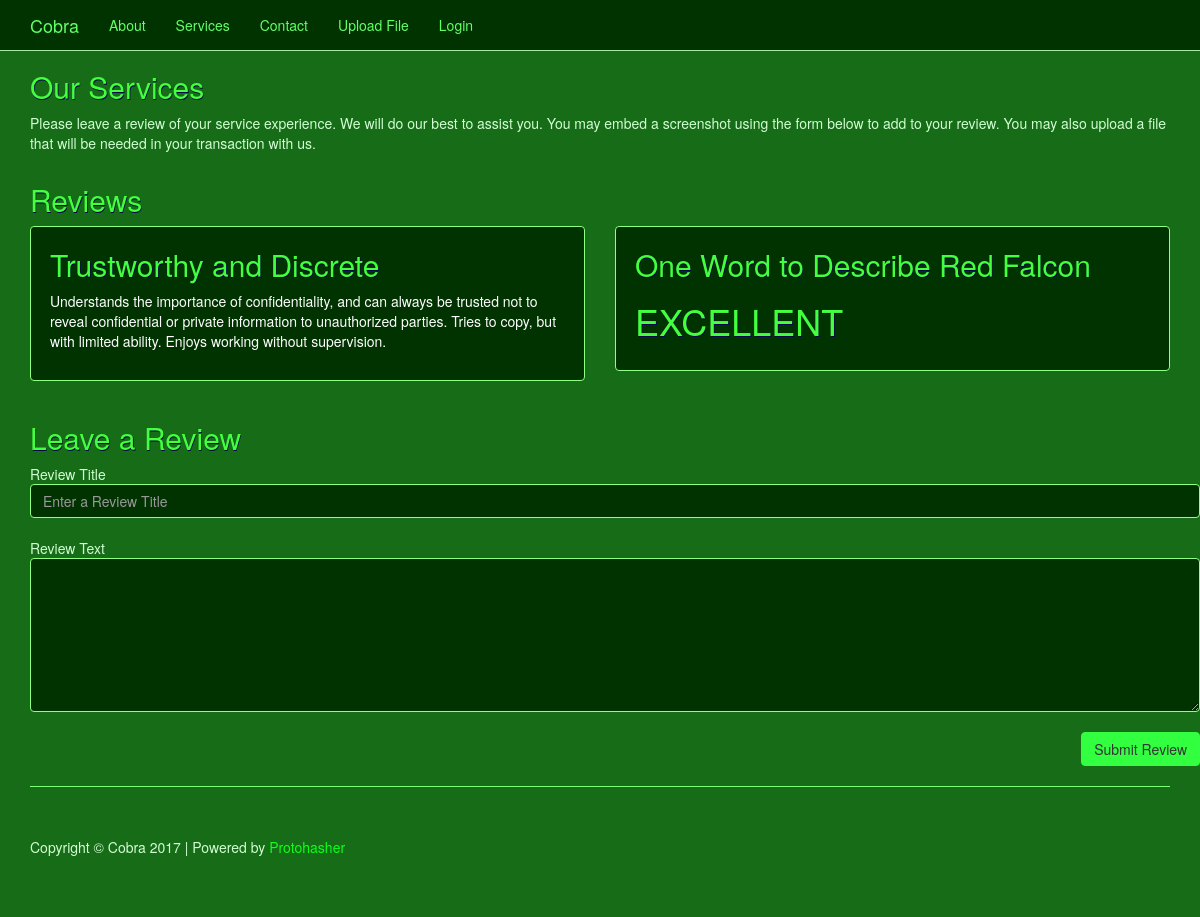
/services.php, run on the app's committed database.
### tables this page shows
CREATE TABLE `review` (
  `reviewID` int(11) NOT NULL AUTO_INCREMENT,
  `reviewTitle` varchar(255) DEFAULT NULL,
  `reviewText` varchar(255) DEFAULT NULL,
  `dateCreated` datetime DEFAULT NULL,
  PRIMARY KEY (`reviewID`)
);

### com/capstone/model/reviewManager.php (called while the page is built, shortened)
<?php
$settings = new SettingsManager();
class ReviewManager {
	public function getReviews() {
		global $settings;
		$conn = new mysqli($settings->get('db_servername'), $settings->get('db_username'), $settings->get('db_password'), $settings->get('db_name'));
		$sql = "SELECT * FROM review";
		$conn->multi_query($sql);
		$result = mysqli_store_result($conn);
		return $result;
	}
}

### public/services.php (the view, shortened to what this page needs)
<?php
	require '../com/capstone/model/reviewManager.php';
	$reviewManager = new ReviewManager();
	$reviews = $reviewManager->getReviews();
?>
<?php include "includes/header.php"; ?>
<div class="row">
	<div class="col-sm-12">
		<h2>Our Services</h2>
		<p>
			Please leave a review of your service experience. We will do our best to assist you. You may embed a screenshot using the form below to add to your review. You may also upload a file that will be needed in your transaction with us.
		</p>
	</div>
</div>
<h2>Reviews</h2>
<div class="row">
	<?php while($row = $reviews->fetch_assoc()) { ?>
		<div class="col-sm-6">
			<div class="well">
				<h2><?php echo $row["reviewTitle"] ?></h2>
				<p><?php echo $row["reviewText"] ?></p>
			</div>
		</div>
	<?php } ?>
</div>
<h2>Leave a Review</h2>
<div class="container">
	<form name="reviewForm" id="reviewForm" action="" method="post">
		<div class="row" >
			<label for="reviewTitle">Review Title</label>
			<input type="text" name="reviewTitle" id="reviewTitle" class="form-control" value="" required="true" placeholder="Enter a Review Title" />
			<br/>
			<label for="reviewTitle">Review Text</label>
			<textarea name="reviewText" id="reviewText" class="form-control" rows="7" required="true"></textarea>
			<br/>
		</div>
		<div class="row" style="text-align: right;">
			<button type="submit" class="btn btn-primary">Submit Review</button>
		</div>
	</form>
</div>
<?php include "includes/footer.php"; ?>

### public/css/business-frontpage.css (style rules this page uses)
body { padding-top: 50px; }
.well h2 { margin-top: 2px; }
label { margin: 0; font-weight: normal; }
.btn { vertical-align: bottom; }
#cobra { background-color: rgb(23, 108, 24); color: #d2ffd3; }
#cobra h1, #cobra h2 { color: #44ff3d; text-shadow: 0.02em 0.02em 0.01em #000548; }
#cobra .btn-default, #cobra .btn { background-color: #31ff3f; color: #333; border: 1px solid #31ff3f; }
#cobra .well, #cobra .form-control, #cobra .jumbotron { background-color: #013300; border: 1px solid #90ff85; color: #fff; }

### data on the page
review: reviewTitle "Trustworthy and Discrete", reviewText "Understands the importance of confidentiality, and can always be trusted not to reveal confidential or private information to unauthorized parties. Tries to copy, but with limited ability. Enjoys working without supervision."
review: reviewTitle "One Word to Describe Red Falcon", reviewText "EXCELLENT"

### other printed values
$companyName "Cobra"
